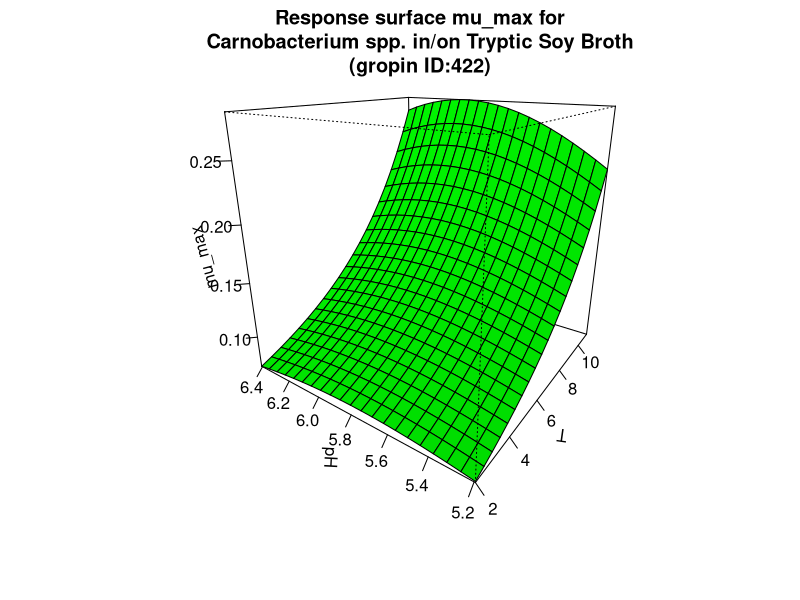

The R script that drew this image:
#############################
# start of Parameter script
#############################
T <- seq(1.998001998002,11.011,length.out=21)
pH <- seq(5.1948051948052,6.4064,length.out=21)
#############################
# end of Parameter script
#############################
############################# 
# start of Model script Gropin ID 422 
#############################
 
# constant coefficients for this model
 
variables <- data.frame(T,pH)
argumentsPar <- expand.grid(variables)
 
# heart of the model
response_surface <- function(T,pH) {
   mumax <-exp(-12.65+0.004234*(T^2)-0.3024*(pH^2)+0.01535*T*pH-0.004356*T+3.467*pH)

return(mumax=mumax)
} 

# output parameters
mumax <- cbind(argumentsPar,response_surface(argumentsPar['T'],argumentsPar['pH']))
colnames(mumax) <- c(colnames(argumentsPar),'mumax')
#############################
# End of Model script
#############################
############################# 
# start of Visualisation script Gropin ID 422 
#############################
persp(T,pH,matrix(unlist(mumax$mumax),nrow=21),col = 'green',xlab='T',ylab='pH',zlab='mu_max',main='Response surface mu_max for
Carnobacterium spp. in/on Tryptic Soy Broth
(gropin ID:422)',theta=305,phi=20,shade=0.25,ticktype = 'detailed')
#############################
# End of Visualisation script
#############################
